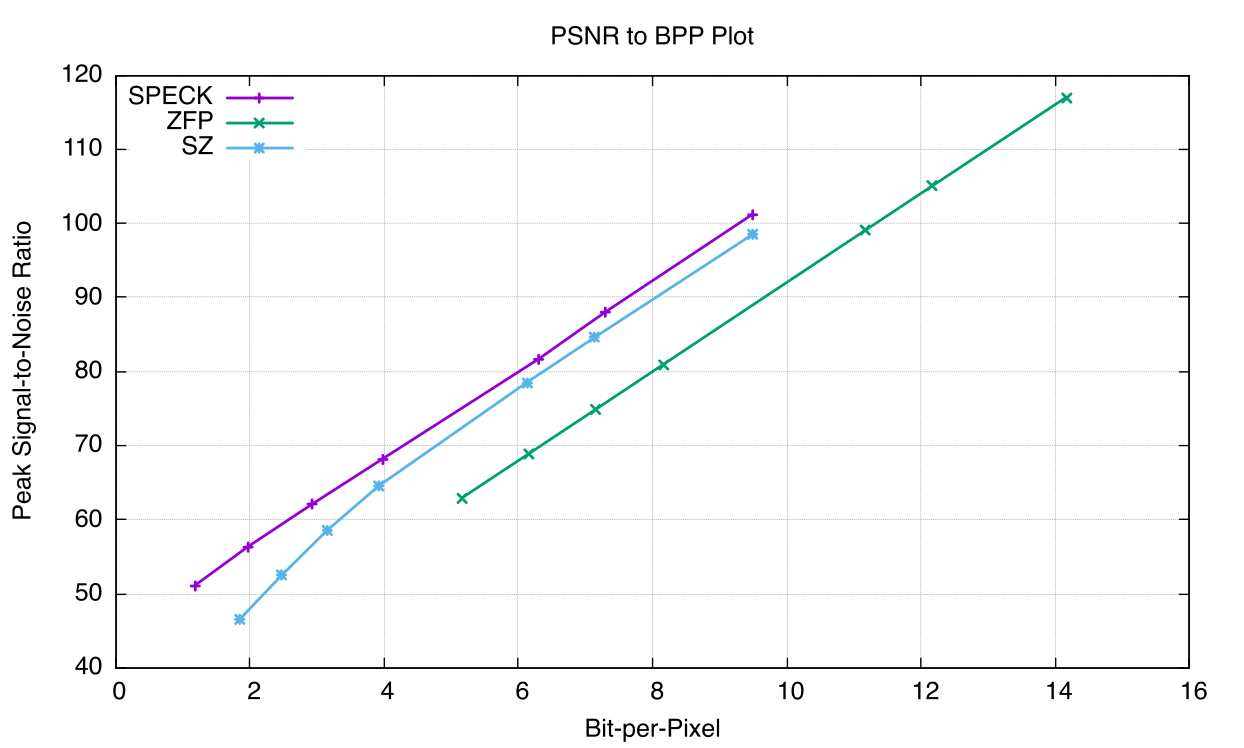

gnuplot code for this plot:
#!/usr/local/Cellar/gnuplot/5.4.1_2/bin/gnuplot
#
#    
#    	G N U P L O T
#    	Version 5.4 patchlevel 1    last modified 2020-12-01 
#    
#    	Copyright (C) 1986-1993, 1998, 2004, 2007-2020
#    	Thomas Williams, Colin Kelley and many others
#    
#    	gnuplot home:     http://www.gnuplot.info
#    	faq, bugs, etc:   type "help FAQ"
#    	immediate help:   type "help"  (plot window: hit 'h')
set terminal qt 0 font "Helvetica,18"
# set output
unset clip points
set clip one
unset clip two
unset clip radial
set errorbars front 1.000000 
set border 31 front lt black linewidth 1.000 dashtype solid
set zdata 
set ydata 
set xdata 
set y2data 
set x2data 
set boxwidth
set boxdepth 0
set style fill  empty border
set style rectangle back fc  bgnd fillstyle   solid 1.00 border lt -1
set style circle radius graph 0.02 
set style ellipse size graph 0.05, 0.03 angle 0 units xy
set dummy x, y
set format x "% h" 
set format y "% h" 
set format x2 "% h" 
set format y2 "% h" 
set format z "% h" 
set format cb "% h" 
set format r "% h" 
set ttics format "% h"
set timefmt "%d/%m/%y,%H:%M"
set angles radians
set tics back
set grid nopolar
set grid xtics nomxtics ytics nomytics noztics nomztics nortics nomrtics \
 nox2tics nomx2tics noy2tics nomy2tics nocbtics nomcbtics
set grid layerdefault   lt 0 linecolor 0 linewidth 0.500,  lt 0 linecolor 0 linewidth 0.500
unset raxis
set theta counterclockwise right
set style parallel front  lt black linewidth 2.000 dashtype solid
set key notitle
set key fixed left top vertical Right noreverse enhanced autotitle nobox
set key noinvert samplen 4 spacing 1 width 0 height 0 
set key maxcolumns 0 maxrows 0
set key noopaque
unset label
unset arrow
unset style line
unset style arrow
set style histogram clustered gap 2 title textcolor lt -1
unset object
unset walls
set style textbox  transparent margins  1.0,  1.0 border  lt -1 linewidth  1.0
set offsets 0, 0, 0, 0
set pointsize 1
set pointintervalbox 1
set encoding default
unset polar
unset parametric
unset spiderplot
unset decimalsign
unset micro
unset minussign
set view 60, 30, 1, 1
set view azimuth 0
set rgbmax 255
set samples 100, 100
set isosamples 10, 10
set surface 
unset contour
set cntrlabel  format '%8.3g' font '' start 5 interval 20
set mapping cartesian
set datafile separator whitespace
set datafile nocolumnheaders
unset hidden3d
set cntrparam order 4
set cntrparam linear
set cntrparam levels 5
set cntrparam levels auto
set cntrparam firstlinetype 0 unsorted
set cntrparam points 5
set size ratio 0 1,1
set origin 0,0
set style data points
set style function lines
unset xzeroaxis
unset yzeroaxis
unset zzeroaxis
unset x2zeroaxis
unset y2zeroaxis
set xyplane relative 0.5
set tics scale  1, 0.5, 1, 1, 1
set mxtics default
set mytics default
set mztics default
set mx2tics default
set my2tics default
set mcbtics default
set mrtics default
set nomttics
set xtics border in scale 1,0.5 mirror norotate  autojustify
set xtics  norangelimit autofreq 
set ytics border in scale 1,0.5 mirror norotate  autojustify
set ytics  norangelimit autofreq 
set ztics border in scale 1,0.5 nomirror norotate  autojustify
set ztics  norangelimit autofreq 
unset x2tics
unset y2tics
set cbtics border in scale 1,0.5 mirror norotate  autojustify
set cbtics  norangelimit autofreq 
set rtics axis in scale 1,0.5 nomirror norotate  autojustify
set rtics  norangelimit autofreq 
unset ttics
set title "PSNR to BPP Plot" 
set title  font "" textcolor lt -1 norotate
set timestamp bottom 
set timestamp "" 
set timestamp  font "" textcolor lt -1 norotate
set trange [ * : * ] noreverse nowriteback
set urange [ * : * ] noreverse nowriteback
set vrange [ * : * ] noreverse nowriteback
set xlabel "Bit-per-Pixel" 
set xlabel  font "" textcolor lt -1 norotate
set x2label "" 
set x2label  font "" textcolor lt -1 norotate
set xrange [ * : * ] noreverse writeback
set x2range [ * : * ] noreverse writeback
set ylabel "Peak Signal-to-Noise Ratio" 
set ylabel  font "" textcolor lt -1 rotate
set y2label "" 
set y2label  font "" textcolor lt -1 rotate
set yrange [ * : * ] noreverse writeback
set y2range [ * : * ] noreverse writeback
set zlabel "" 
set zlabel  font "" textcolor lt -1 norotate
set zrange [ * : * ] noreverse writeback
set cblabel "" 
set cblabel  font "" textcolor lt -1 rotate
set cbrange [ * : * ] noreverse writeback
set rlabel "" 
set rlabel  font "" textcolor lt -1 norotate
set rrange [ * : * ] noreverse writeback
unset logscale
unset jitter
set zero 1e-08
set lmargin  -1
set bmargin  -1
set rmargin  -1
set tmargin  -1
set locale "en_US.UTF-8"
set pm3d explicit at s
set pm3d scansautomatic
set pm3d interpolate 1,1 flush begin noftriangles noborder corners2color mean
set pm3d clip z 
set pm3d nolighting
set palette positive nops_allcF maxcolors 0 gamma 1.5 color model RGB 
set palette rgbformulae 7, 5, 15
set colorbox default
set colorbox vertical origin screen 0.9, 0.2 size screen 0.05, 0.6 front  noinvert bdefault
set style boxplot candles range  1.50 outliers pt 7 separation 1 labels auto unsorted
set loadpath 
set fontpath
set psdir
set fit brief errorvariables nocovariancevariables errorscaling prescale nowrap v5
GNUTERM = "qt"
VoxelDistance = {9.00500479207635e-308, 1.97626258336499e-323}
## Last datafile plotted: "PSNR-BPP.data"
plot "PSNR-BPP.data" using 1:2 w linespoints lw 2 title " SPECK", "PSNR-BPP.data" using 3:4 w linespoints lw 2 title "ZFP", "PSNR-BPP.data" using 5:6 w linespoints lw 2 title "SZ"
#    EOF
